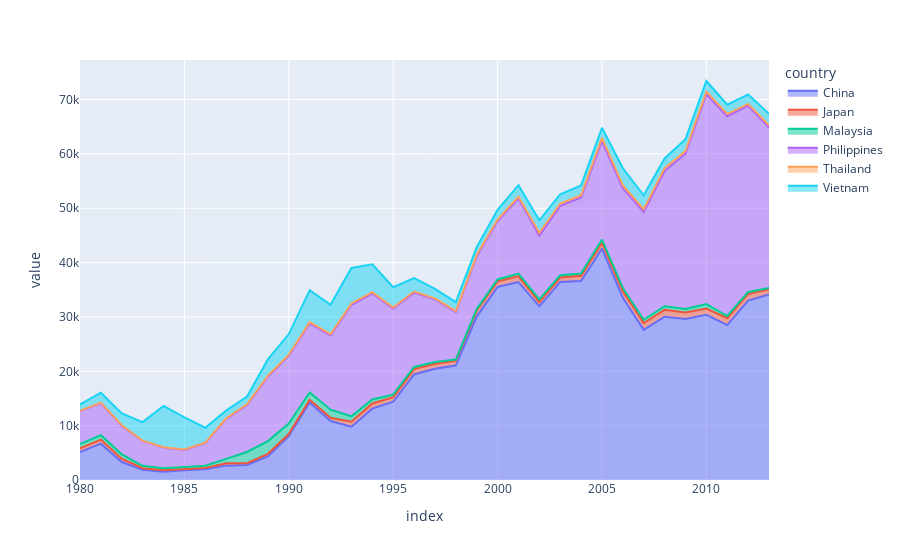

This figure's notebook cell:
### Code cell
px.area(countrydf, x= countrydf.index, y= countrydf.columns)

### Figure 1 — Plotly figure (JSON) as saved in the notebook; plotly's stock layout.template omitted (floating-point values rounded to 4 significant figures)
{"data": [{"fillpattern": {"shape": ""}, "hovertemplate": "country=China<br>index=%{x}<br>value=%{y}<extra></extra>", "legendgroup": "China", "line": {"color": "#636efa"}, "marker": {"symbol": "circle"}, "mode": "lines", "name": "China", "orientation": "v", "showlegend": true, "stackgroup": "1", "type": "scatter", "x": [1980, 1981, 1982, 1983, 1984, 1985, 1986, 1987, 1988, 1989, 1990, 1991, 1992, 1993, 1994, 1995, 1996, 1997, 1998, 1999, 2000, 2001, 2002, 2003, 2004, 2005, 2006, 2007, 2008, 2009, 2010, 2011, 2012, 2013], "xaxis": "x", "y": [5123, 6682, 3308, 1863, 1527, 1816, 1960, 2643, 2758, 4323, 8076, 14255, 10846, 9817, 13128, 14398, 19415, 20475, 21049, 30069, 35529, 36434, 31961, 36439, 36619, 42584, 33518, 27642, 30037, 29622, 30391, 28502, 33024, 34129], "yaxis": "y"}, {"fillpattern": {"shape": ""}, "hovertemplate": "country=Japan<br>index=%{x}<br>value=%{y}<extra></extra>", "legendgroup": "Japan", "line": {"color": "#EF553B"}, "marker": {"symbol": "circle"}, "mode": "lines", "name": "Japan", "orientation": "v", "showlegend": true, "stackgroup": "1", "type": "scatter", "x": [1980, 1981, 1982, 1983, 1984, 1985, 1986, 1987, 1988, 1989, 1990, 1991, 1992, 1993, 1994, 1995, 1996, 1997, 1998, 1999, 2000, 2001, 2002, 2003, 2004, 2005, 2006, 2007, 2008, 2009, 2010, 2011, 2012, 2013], "xaxis": "x", "y": [701, 756, 598, 309, 246, 198, 248, 422, 324, 494, 379, 506, 605, 907, 956, 826, 994, 924, 897, 1083, 1010, 1092, 806, 817, 973, 1067, 1212, 1250, 1284, 1194, 1168, 1265, 1214, 982], "yaxis": "y"}, {"fillpattern": {"shape": ""}, "hovertemplate": "country=Malaysia<br>index=%{x}<br>value=%{y}<extra></extra>", "legendgroup": "Malaysia", "line": {"color": "#00cc96"}, "marker": {"symbol": "circle"}, "mode": "lines", "name": "Malaysia", "orientation": "v", "showlegend": true, "stackgroup": "1", "type": "scatter", "x": [1980, 1981, 1982, 1983, 1984, 1985, 1986, 1987, 1988, 1989, 1990, 1991, 1992, 1993, 1994, 1995, 1996, 1997, 1998, 1999, 2000, 2001, 2002, 2003, 2004, 2005, 2006, 2007, 2008, 2009, 2010, 2011, 2012, 2013], "xaxis": "x", "y": [786, 816, 813, 448, 384, 374, 425, 817, 2072, 2346, 1917, 1338, 1486, 1000, 727, 490, 382, 319, 214, 299, 360, 460, 480, 419, 401, 593, 580, 600, 658, 640, 802, 409, 358, 204], "yaxis": "y"}, {"fillpattern": {"shape": ""}, "hovertemplate": "country=Philippines<br>index=%{x}<br>value=%{y}<extra></extra>", "legendgroup": "Philippines", "line": {"color": "#ab63fa"}, "marker": {"symbol": "circle"}, "mode": "lines", "name": "Philippines", "orientation": "v", "showlegend": true, "stackgroup": "1", "type": "scatter", "x": [1980, 1981, 1982, 1983, 1984, 1985, 1986, 1987, 1988, 1989, 1990, 1991, 1992, 1993, 1994, 1995, 1996, 1997, 1998, 1999, 2000, 2001, 2002, 2003, 2004, 2005, 2006, 2007, 2008, 2009, 2010, 2011, 2012, 2013], "xaxis": "x", "y": [6051, 5921, 5249, 4562, 3801, 3150, 4166, 7360, 8639, 11865, 12509, 12718, 13670, 20479, 19532, 15864, 13692, 11549, 8735, 9734, 10763, 13836, 11707, 12758, 14004, 18139, 18400, 19837, 24887, 28573, 38617, 36765, 34315, 29544], "yaxis": "y"}, {"fillpattern": {"shape": ""}, "hovertemplate": "country=Thailand<br>index=%{x}<br>value=%{y}<extra></extra>", "legendgroup": "Thailand", "line": {"color": "#FFA15A"}, "marker": {"symbol": "circle"}, "mode": "lines", "name": "Thailand", "orientation": "v", "showlegend": true, "stackgroup": "1", "type": "scatter", "x": [1980, 1981, 1982, 1983, 1984, 1985, 1986, 1987, 1988, 1989, 1990, 1991, 1992, 1993, 1994, 1995, 1996, 1997, 1998, 1999, 2000, 2001, 2002, 2003, 2004, 2005, 2006, 2007, 2008, 2009, 2010, 2011, 2012, 2013], "xaxis": "x", "y": [56, 53, 113, 65, 82, 66, 78, 117, 147, 177, 171, 219, 219, 279, 237, 172, 195, 152, 201, 246, 258, 309, 547, 439, 392, 575, 500, 487, 519, 512, 499, 396, 296, 400], "yaxis": "y"}, {"fillpattern": {"shape": ""}, "hovertemplate": "country=Vietnam<br>index=%{x}<br>value=%{y}<extra></extra>", "legendgroup": "Vietnam", "line": {"color": "#19d3f3"}, "marker": {"symbol": "circle"}, "mode": "lines", "name": "Vietnam", "orientation": "v", "showlegend": true, "stackgroup": "1", "type": "scatter", "x": [1980, 1981, 1982, 1983, 1984, 1985, 1986, 1987, 1988, 1989, 1990, 1991, 1992, 1993, 1994, 1995, 1996, 1997, 1998, 1999, 2000, 2001, 2002, 2003, 2004, 2005, 2006, 2007, 2008, 2009, 2010, 2011, 2012, 2013], "xaxis": "x", "y": [1191, 1829, 2162, 3404, 7583, 5907, 2741, 1406, 1411, 3004, 3801, 5870, 5416, 6547, 5105, 3723, 2462, 1752, 1631, 1419, 1803, 2117, 2291, 1713, 1816, 1852, 3153, 2574, 1784, 2171, 1942, 1723, 1731, 2112], "yaxis": "y"}], "layout": {"legend": {"title": {"text": "country"}, "tracegroupgap": 0}, "margin": {"t": 60}, "xaxis": {"anchor": "y", "domain": [0, 1], "title": {"text": "index"}}, "yaxis": {"anchor": "x", "domain": [0, 1], "title": {"text": "value"}}}}
